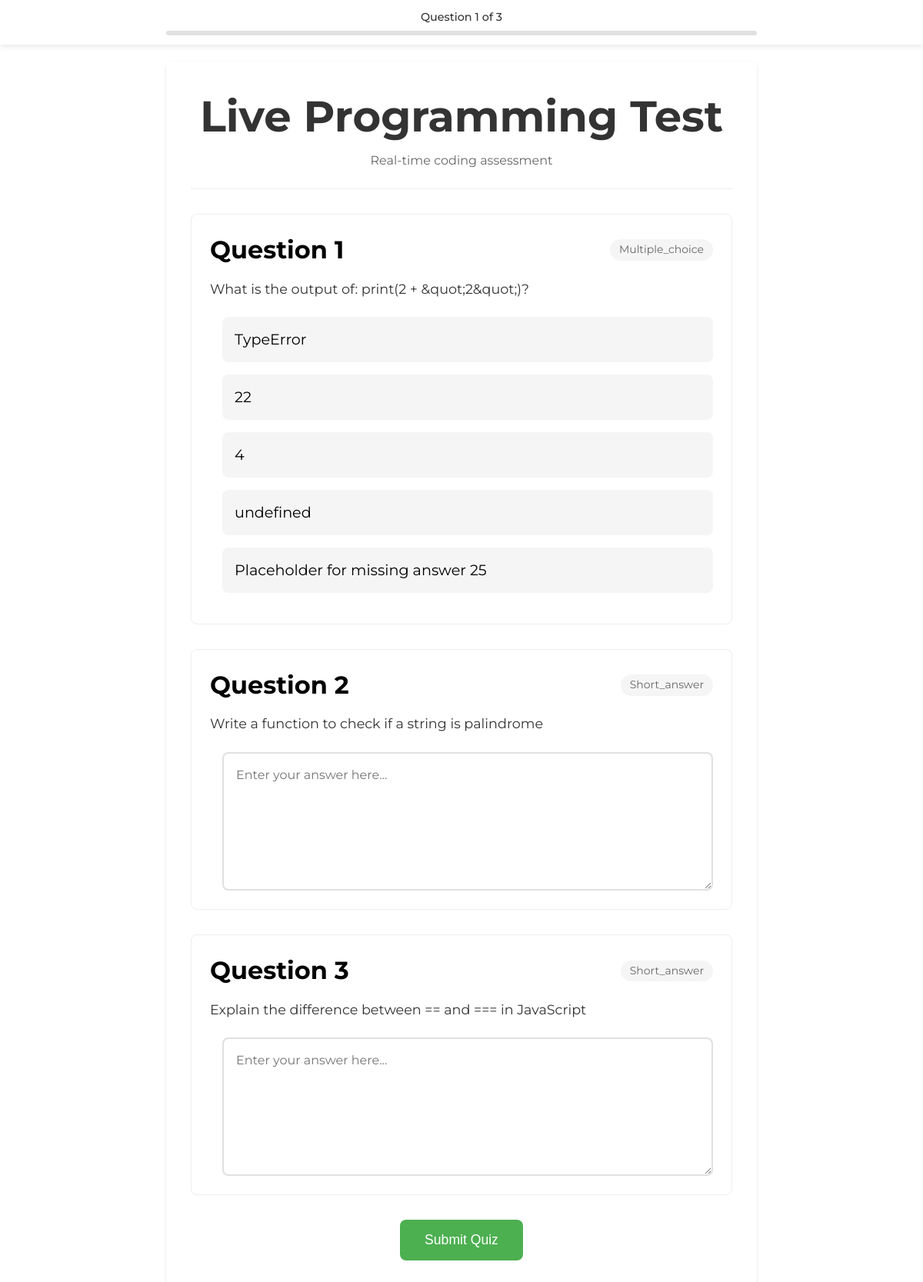
Page /view/take_quiz.php?id=6 (signed in) on the committed database.
### tables this page shows
CREATE TABLE `Quizzes` (
  `quiz_id` int(11) NOT NULL,
  `title` varchar(255) NOT NULL,
  `description` text DEFAULT NULL,
  `created_by` int(11) NOT NULL,
  `mode` enum('individual','group','live','asynchronous') NOT NULL,
  `deadline` datetime DEFAULT NULL,
  `created_at` timestamp NOT NULL DEFAULT current_timestamp()
);

CREATE TABLE `Questions` (
  `question_id` int(11) NOT NULL,
  `quiz_id` int(11) NOT NULL,
  `question_text` text NOT NULL,
  `type` enum('multiple_choice','true_false','short_answer') NOT NULL,
  `points` int(11) NOT NULL DEFAULT 1,
  `created_at` timestamp NOT NULL DEFAULT current_timestamp(),
  `question_type` enum('true_false','multiple_choice','multiple_answer','short_answer') NOT NULL
);

### utils/Database.php (called while the page is built, shortened)
<?php
class Database {
    private static $instance = null;
    private $connection;
    private function __construct() {
        $this->connection = new mysqli("localhost", "root", "", "kumidb");
        $this->connection->set_charset("utf8mb4");
    }
    public static function getInstance() {
        if (self::$instance === null) {
            self::$instance = new self();
        }
        return self::$instance;
    }
    public function query($sql, $params = []) {
        $stmt = $this->connection->prepare($sql);
        if (!empty($params)) {
            $types = str_repeat('s', count($params));
            $stmt->bind_param($types, ...$params);
        }
        if (!$stmt->execute()) {
            throw new Exception("Execute failed: " . $stmt->error);
        }
        $result = $stmt->get_result();
        return $result;
    }
}

### functions/quiz_functions.php (called while the page is built, shortened)
<?php
require_once '../utils/Database.php';
function getQuizById($quizId) {
    $db = Database::getInstance();
    $sql = "SELECT q.*, u.first_name, u.last_name
            FROM Quizzes q
            JOIN Users u ON q.created_by = u.user_id
            WHERE q.quiz_id = ?";
    $result = $db->query($sql, [$quizId]);
    if ($row = $result->fetch_assoc()) {
        return [
            'quiz_id' => (int)$row['quiz_id'],
            'title' => htmlspecialchars($row['title']),
            'description' => htmlspecialchars($row['description']),
            'creator_name' => htmlspecialchars($row['first_name'] . ' ' . $row['last_name']),
            'mode' => $row['mode'],
            'deadline' => $row['deadline'],
            'questions' => getQuizQuestions($quizId)
        ];
    }
    return null;
}
function getQuizQuestions($quizId) {
    $db = Database::getInstance();
    $sql = "SELECT q.*, GROUP_CONCAT(a.answer_id, ':::', a.answer_text, ':::', a.is_correct SEPARATOR '|||') as answers
            FROM Questions q
            LEFT JOIN Answers a ON q.question_id = a.question_id
            WHERE q.quiz_id = ?
            GROUP BY q.question_id";
    $result = $db->query($sql, [$quizId]);
    $questions = [];
    while ($row = $result->fetch_assoc()) {
        $answers = [];
        if ($row['answers']) {
            foreach (explode('|||', $row['answers']) as $answer) {
                list($id, $text, $isCorrect) = explode(':::', $answer);
                $answers[] = [
                    'answer_id' => (int)$id,
                    'text' => htmlspecialchars($text),
                    'is_correct' => (bool)$isCorrect
                ];
            }
        }
        $questions[] = [
            'question_id' => (int)$row['question_id'],
            'text' => htmlspecialchars($row['question_text']),
            'type' => $row['type'],
            'points' => (float)$row['points'],
            'answers' => $answers
        ];
    }
    return $questions;
}

### view/take_quiz.php (the view, shortened to what this page needs)
<?php
require_once '../functions/quiz_functions.php';
$quizId = $_GET['id'] ?? null;
$quiz = getQuizById($quizId);
?>
<!DOCTYPE html>
<html lang="en">
<head>
    <link rel="stylesheet" href="../assets/css/styles.css">
    <link rel="stylesheet" href="../assets/css/take_quiz.css">
    <link href='https://unpkg.com/boxicons@2.1.4/css/boxicons.min.css' rel='stylesheet'>
</head>
<body>
    <div class="quiz-progress-floating">
        <div class="progress-inner">
            <div class="progress-text">
                Question <span id="currentQuestion">1</span> of <?= count($quiz['questions']) ?>
            </div>
            <div class="progress-bar">
            </div>
        </div>
    </div>
    <div class="quiz-wrapper">
        <div class="quiz-container">
            <div class="quiz-header">
                <h1><?= htmlspecialchars($quiz['title']) ?></h1>
                <p class="description"><?= htmlspecialchars($quiz['description']) ?></p>
            </div>
            <form method="POST" action="">
                <?php foreach ($quiz['questions'] as $index => $question): ?>
                    <div class="question-card" data-question="<?= $index + 1 ?>">
                        <div class="question-header">
                            <h3>Question <?= $index + 1 ?></h3>
                            <span class="question-type"><?= ucfirst($question['type']) ?></span>
                        </div>
                        <p class="question-text"><?= htmlspecialchars($question['text']) ?></p>
                        <div class="answer-container">
                            <?php if ($question['type'] === 'multiple_choice'): ?>
                                <?php foreach ($question['answers'] as $answer): ?>
                                    <div class="answer-option">
                                        <label for="q<?= $question['question_id'] ?>_a<?= $answer['answer_id'] ?>">
                                            <?= htmlspecialchars($answer['text']) ?>
                                        </label>
                                    </div>
                                <?php endforeach; ?>
                            <?php else: ?>
                                <div class="text-answer">
                                    <textarea
                                        name="responses[q_<?= $question['question_id'] ?>]"
                                        class="text-input"
                                        placeholder="Enter your answer here..."
                                        required
                                        rows="6"
                                    ></textarea>
                                </div>
                            <?php endif; ?>
                        </div>
                    </div>
                <?php endforeach; ?>
                <div class="quiz-actions">
                    <button type="submit" class="submit-btn">Submit Quiz</button>
                </div>
            </form>
        </div>
    </div>
</body>
</html>

### assets/css/styles.css (style rules this page uses)
:root { --h1: 3.5rem; --h2: 3rem; --h3: 2rem; --h4: 1.5rem; --text-large: 1.4rem; --text-medium: 1.2rem; --text-small: 1rem; --color-primary: #187045; --color-secondary: #E46E51; --color-accent: #DCA05F; --color-dark: #333; --color-light: #fff; --color-bg-dark: #f5f5f5; --color-bg-light: #ffffff; --color-hover-dark: #044B85; --color-error: tomato; --shadow-light: 0 5px 15px rgba(0, 0, 0, 0.1); --shadow-dark: 0 1rem 1rem rgba(0, 0, 0, 0.25); --radius-small: 5px; --radius-large: 30px; --padding-small: 0.5rem; --padding-medium: 1rem; --padding-large: 2rem; --gutter-small: 1rem; --gutter-medium: 2rem; --gutter-large: 3rem; --gutter-x-large: 6rem; }
body { font-family: 'Montserrat', sans-serif; font-size: var(--text-medium); color: var(--text-color); background-color: var(--bg-color-primary); line-height: 1.4; }
h1 { font-size: var(--h1); }
h3 { font-size: var(--h3); }
p, a, input, button { font-size: var(--text-small); }
button, .btn-primary, .join-btn { background-color: var(--color-primary); color: var(--color-light); padding: var(--padding-medium) var(--padding-large); border-radius: var(--radius-large); transition: all 0.3s ease-in-out; }
* { margin: 0; padding: 0; box-sizing: border-box; }
body { font-family: 'Montserrat', sans-serif; background-color: var(--bg-color-primary); color: var(--text-color); overflow-x: hidden; }

### assets/css/take_quiz.css (style rules this page uses)
.quiz-wrapper { max-width: 800px; margin: 5rem auto 2rem; padding: 0 1rem; }
.quiz-progress-floating { position: fixed; top: 0; left: 0; right: 0; z-index: 1000; background: rgba(255, 255, 255, 0.95); backdrop-filter: blur(8px); box-shadow: 0 2px 8px rgba(0,0,0,0.1); transition: transform 0.3s ease; }
.quiz-progress-floating .progress-inner { max-width: 800px; margin: 0 auto; padding: 0.75rem 1rem; }
.progress-text { text-align: center; margin-bottom: 0.5rem; font-weight: 500; color: #333; font-size: 0.9rem; }
.progress-bar { height: 6px; background: #e0e0e0; border-radius: 3px; overflow: hidden; }
.quiz-container { background: white; border-radius: 8px; padding: 2rem; box-shadow: 0 2px 4px rgba(0,0,0,0.1); }
.quiz-header { text-align: center; margin-bottom: 2rem; padding-bottom: 1.5rem; border-bottom: 1px solid #eee; }
.quiz-header h1 { color: #333; margin-bottom: 0.5rem; }
.description { color: #666; }
.question-card { margin-bottom: 2rem; padding: 1.5rem; border: 1px solid #eee; border-radius: 8px; transition: transform 0.2s; }
.question-header { display: flex; justify-content: space-between; align-items: center; margin-bottom: 1rem; }
.question-type { font-size: 0.875rem; color: #666; background: #f5f5f5; padding: 0.25rem 0.75rem; border-radius: 999px; }
.question-text { font-size: 1.1rem; color: #333; margin-bottom: 1.5rem; }
.answer-container { margin-left: 1rem; }
.answer-option { margin-bottom: 1rem; }
.answer-option label { display: block; padding: 1rem; background: #f5f5f5; border-radius: 8px; cursor: pointer; transition: all 0.2s; }
.quiz-actions { margin-top: 2rem; text-align: center; }
.submit-btn { background: #4CAF50; color: white; border: none; padding: 1rem 2rem; border-radius: 8px; font-size: 1.1rem; cursor: pointer; transition: background 0.2s; }
.text-answer { width: 100%; margin-top: 1rem; }
.text-input { width: 100%; min-height: 150px; padding: 1rem; border: 2px solid #e0e0e0; border-radius: 8px; font-family: inherit; font-size: 1rem; line-height: 1.5; resize: vertical; transition: border-color 0.2s; background-color: white; display: block; }

### rows in the picture
quizzes: title "Live Programming Test", description "Real-time coding assessment"
questions: type "Multiple_choice", text "What is the output of: print(2 + &quot;2&quot;)?", text "TypeError", text "22", text "4", text "undefined", text "Placeholder for missing answer 25"
questions: type "Short_answer", question_text "Write a function to check if a string is palindrome", question_id "Enter your answer here..."
questions: type "Short_answer", question_text "Explain the difference between == and === in JavaScript", question_id "Enter your answer here..."

### other values in the picture
count($quiz['questions']) "3"
